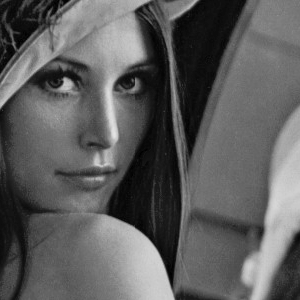
%> input picture Matlab/QuantizationAndDecreaseIntensityLevels/Q1.tif, 300 x 300 px
$ octave MainCode.m   (GNU Octave 9; MATLAB toolbox functions it lacks are replaced by stand-ins)
%> lines starting %> are read from the running program, lines starting %| are printed output that depends on the picture; in (x1, y1, x2, y2) boxes, pixels count from 0 and x2, y2 are one past the last pixel; in counts of white or black regions, pixels touching at a corner belong together; the program's own positions count from 1
close all;
clear;
clc;

% Main function
function quantization()
    % Inputs
    method = getMethod();
%> the answer given: 1
    inputImage = imread('Q1.tif');
%> inputImage is the input picture: size 300x300 uint8; min 0, max 228, mean 93.3
    quantizationLevels = [2 4 8 16 32 64 128 256];

    % Perform Quantization
    performQuantization(method, inputImage, quantizationLevels);
end

% Function to get the method choice from the user
function method = getMethod()
    choice = menu('Choose Method', 'Method One', 'Method Two');
    if choice == 1
        method = 'Method One';
    elseif choice == 2
        method = 'Method Two';
    end
end

% Function to perform quantization
function performQuantization(method, inputImage, quantizationLevels)
%> called with method = 'Method One', quantizationLevels = [2 4 8 16 32 64 128 256]
    figure,
    subplot(2, 5, 1.5), imshow(inputImage), title('Main Image');

    for i = 1:length(quantizationLevels)
        if strcmp(method, 'Method One')
            outputImage = changeQuantizationLevel1(inputImage, quantizationLevels(i));
        elseif strcmp(method, 'Method Two')
            outputImage = changeQuantizationLevel2(inputImage, quantizationLevels(i));
        end
        subplot(2, 5, i + 2), imshow(outputImage), title(['Image in "', num2str(quantizationLevels(i)), '" intensity levels']);
    end
%> this loop made 8 passes
%> pass 1, in performQuantization, `outputImage = changeQuantizationLevel1(inputImage, quantizationLevels(..`:
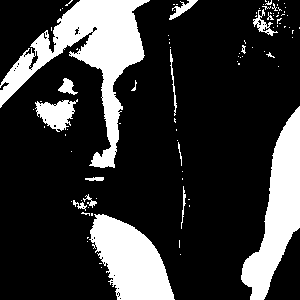
%> outputImage: size 300x300 double; values 0 (black) and 1 (white), 21.4% white; 95 white regions (79 under 20 px), largest, box (x1, y1, x2, y2) and area: (0, 0, 150, 168) 7669, (241, 106, 300, 300) 5055, (89, 214, 175, 300) 4484
%> pass 2, in performQuantization, `outputImage = changeQuantizationLevel1(inputImage, quantizationLevels(..`:
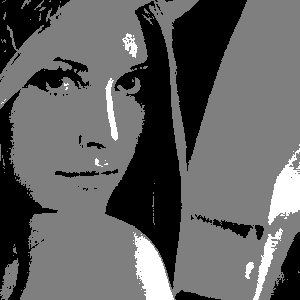
%> outputImage: size 300x300 double; min 0, max 1, mean 0.382
%> pass 3, in performQuantization, `outputImage = changeQuantizationLevel1(inputImage, quantizationLevels(..`:
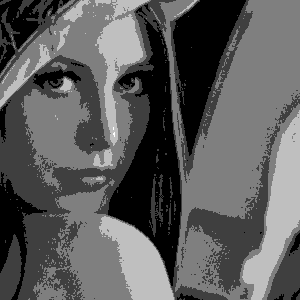
%> outputImage: size 300x300 double; min 0, max 1, mean 0.364
end

% Function to change quantization level (Method One)
function outputImage = changeQuantizationLevel1(inputImage, quantizationLevel)
    [rows, cols] = size(inputImage);
    inputImage = double(inputImage) / 255;
    outputImage = zeros(rows, cols);

    for i = 1:rows
        for j = 1:cols
            inputImage(i, j) = inputImage(i, j) * (0.5 * quantizationLevel);
            if inputImage(i, j) > 255
                outputImage(i, j) = 255;
            else
                outputImage(i, j) = inputImage(i, j);
            end
            outputImage(i, j) = round(outputImage(i, j));
            outputImage(i, j) = outputImage(i, j) / (0.5 * quantizationLevel);
        end
    end
end

% Function to change quantization level (Method Two)
function outputImage = changeQuantizationLevel2(inputImage, quantizationLevel)
    inputImage = double(inputImage) / 255;
    inputImage = uint8(inputImage * (0.5 * quantizationLevel));
    outputImage = double(inputImage) / (0.5 * quantizationLevel);
end

% Call the main function
quantization();
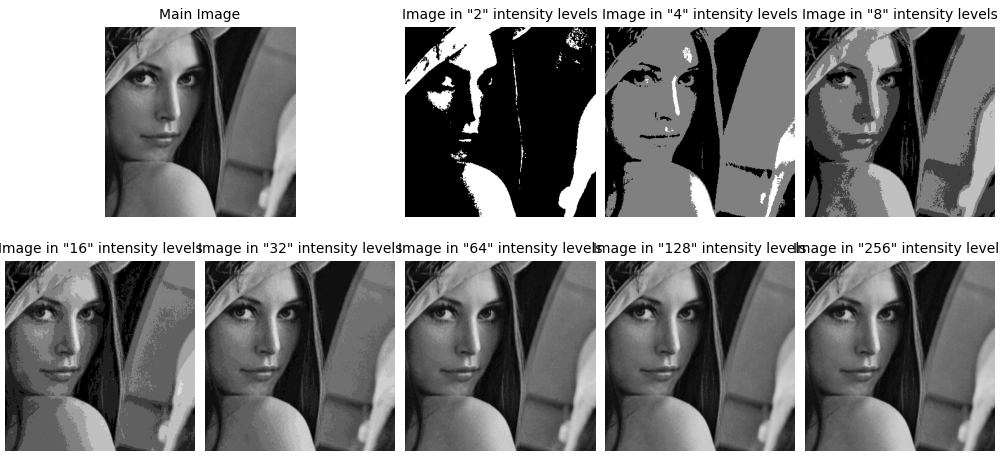
%> figure redrawn from the program's plot data, 9 panels

$ run again, with Matlab/QuantizationAndDecreaseIntensityLevels/Q2.tif copied over Matlab/QuantizationAndDecreaseIntensityLevels/Q1.tif
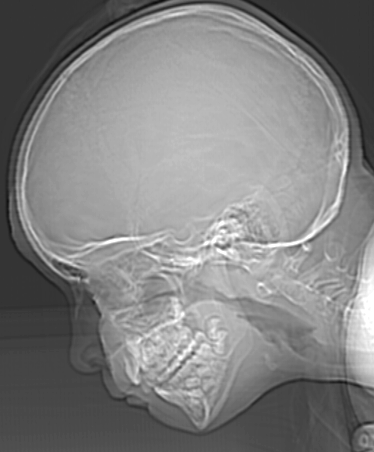
%> input picture Matlab/QuantizationAndDecreaseIntensityLevels/Q2.tif, 374 x 452 px
%> in quantization, inputImage is the input picture: size 452x374 uint8; min 12, max 255, mean 129.4
%> the loop in performQuantization, `for i = 1:length(quantizationLevels)` made 8 passes
%> pass 1, in performQuantization, `outputImage = changeQuantizationLevel1(inputImage, quantizationLevels(..`:
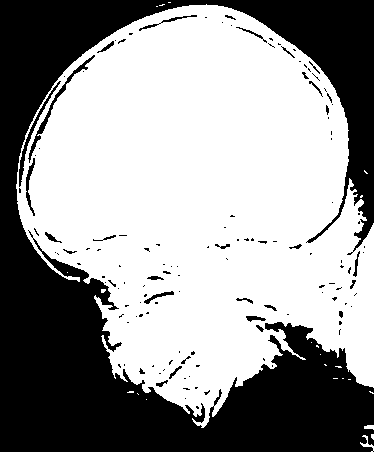
%> outputImage: size 452x374 double; values 0 (black) and 1 (white), 59.7% white; 134 black regions (103 under 20 px), largest, box (x1, y1, x2, y2) and area: (0, 0, 374, 452) 65430, (28, 55, 95, 163) 449, (19, 81, 61, 187) 349
%> pass 3, in performQuantization, `outputImage = changeQuantizationLevel1(inputImage, quantizationLevels(..`:
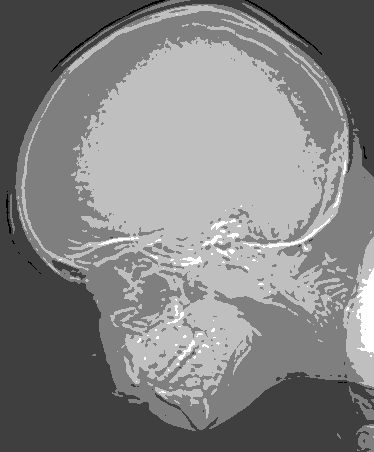
%> outputImage: size 452x374 double; min 0, max 1, mean 0.513
